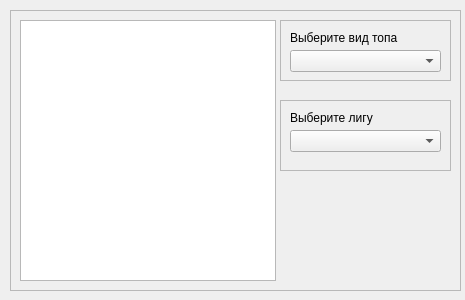
<?xml version="1.0" encoding="UTF-8"?>
<ui version="4.0">
 <class>TopPlayers</class>
 <widget class="QWidget" name="TopPlayers">
  <property name="geometry">
   <rect>
    <x>0</x>
    <y>0</y>
    <width>465</width>
    <height>300</height>
   </rect>
  </property>
  <property name="windowTitle">
   <string>Form</string>
  </property>
  <widget class="QFrame" name="frame">
   <property name="geometry">
    <rect>
     <x>10</x>
     <y>10</y>
     <width>451</width>
     <height>281</height>
    </rect>
   </property>
   <property name="frameShape">
    <enum>QFrame::StyledPanel</enum>
   </property>
   <property name="frameShadow">
    <enum>QFrame::Raised</enum>
   </property>
   <widget class="QFrame" name="frame_2">
    <property name="geometry">
     <rect>
      <x>270</x>
      <y>90</y>
      <width>171</width>
      <height>71</height>
     </rect>
    </property>
    <property name="frameShape">
     <enum>QFrame::StyledPanel</enum>
    </property>
    <property name="frameShadow">
     <enum>QFrame::Raised</enum>
    </property>
    <widget class="QLabel" name="label">
     <property name="geometry">
      <rect>
       <x>10</x>
       <y>10</y>
       <width>151</width>
       <height>16</height>
      </rect>
     </property>
     <property name="text">
      <string>Выберите лигу</string>
     </property>
    </widget>
    <widget class="QComboBox" name="leagueComboBox">
     <property name="geometry">
      <rect>
       <x>10</x>
       <y>30</y>
       <width>151</width>
       <height>22</height>
      </rect>
     </property>
    </widget>
   </widget>
   <widget class="QTableWidget" name="topPlayersTableWidget">
    <property name="geometry">
     <rect>
      <x>10</x>
      <y>10</y>
      <width>256</width>
      <height>261</height>
     </rect>
    </property>
   </widget>
   <widget class="QFrame" name="frame_3">
    <property name="geometry">
     <rect>
      <x>270</x>
      <y>10</y>
      <width>171</width>
      <height>61</height>
     </rect>
    </property>
    <property name="frameShape">
     <enum>QFrame::StyledPanel</enum>
    </property>
    <property name="frameShadow">
     <enum>QFrame::Raised</enum>
    </property>
    <widget class="QComboBox" name="availableTopSortingComboBox">
     <property name="geometry">
      <rect>
       <x>10</x>
       <y>30</y>
       <width>151</width>
       <height>22</height>
      </rect>
     </property>
    </widget>
    <widget class="QLabel" name="label_2">
     <property name="geometry">
      <rect>
       <x>10</x>
       <y>10</y>
       <width>151</width>
       <height>16</height>
      </rect>
     </property>
     <property name="text">
      <string>Выберите вид топа</string>
     </property>
    </widget>
   </widget>
  </widget>
 </widget>
 <resources/>
 <connections/>
</ui>
